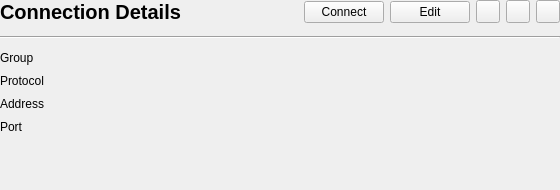
<?xml version="1.0" encoding="UTF-8"?>
<ui version="4.0">
 <class>ConnectionInfoWidget</class>
 <widget class="QWidget" name="ConnectionInfoWidget">
  <property name="geometry">
   <rect>
    <x>0</x>
    <y>0</y>
    <width>560</width>
    <height>190</height>
   </rect>
  </property>
  <property name="sizePolicy">
   <sizepolicy hsizetype="Expanding" vsizetype="MinimumExpanding">
    <horstretch>0</horstretch>
    <verstretch>0</verstretch>
   </sizepolicy>
  </property>
  <property name="windowTitle">
   <string>Form</string>
  </property>
  <layout class="QVBoxLayout" name="verticalLayout">
   <property name="spacing">
    <number>12</number>
   </property>
   <property name="leftMargin">
    <number>0</number>
   </property>
   <property name="topMargin">
    <number>0</number>
   </property>
   <property name="rightMargin">
    <number>0</number>
   </property>
   <property name="bottomMargin">
    <number>0</number>
   </property>
   <item>
    <layout class="QHBoxLayout" name="headerLayout">
     <property name="spacing">
      <number>6</number>
     </property>
     <item>
      <widget class="QLabel" name="connNameLabel">
       <property name="font">
        <font>
         <pointsize>15</pointsize>
         <weight>75</weight>
         <bold>true</bold>
        </font>
       </property>
       <property name="text">
        <string>Connection Details</string>
       </property>
      </widget>
     </item>
     <item>
      <spacer name="headerSpacer">
       <property name="orientation">
        <enum>Qt::Horizontal</enum>
       </property>
       <property name="sizeType">
        <enum>QSizePolicy::Expanding</enum>
       </property>
       <property name="sizeHint" stdset="0">
        <size>
         <width>40</width>
         <height>20</height>
        </size>
       </property>
      </spacer>
     </item>
     <item>
      <widget class="QPushButton" name="connectBtn">
       <property name="toolTip">
        <string>Connect/Disconnect</string>
       </property>
       <property name="text">
        <string>Connect</string>
       </property>
      </widget>
     </item>
     <item>
      <widget class="QPushButton" name="editBtn">
       <property name="toolTip">
        <string>Edit Connection</string>
       </property>
       <property name="text">
        <string>Edit</string>
       </property>
      </widget>
     </item>
     <item>
      <widget class="QToolButton" name="editJsonBtn">
       <property name="toolTip">
        <string>Edit Connection as JSON</string>
       </property>
       <property name="text">
        <string/>
       </property>
      </widget>
     </item>
     <item>
      <widget class="QToolButton" name="latencyBtn">
       <property name="toolTip">
        <string>Latency Test</string>
       </property>
       <property name="text">
        <string/>
       </property>
      </widget>
     </item>
     <item>
      <widget class="QToolButton" name="deleteBtn">
       <property name="toolTip">
        <string>Delete Connection</string>
       </property>
       <property name="text">
        <string/>
       </property>
      </widget>
     </item>
    </layout>
   </item>
   <item>
    <widget class="Line" name="headerDivider">
     <property name="orientation">
      <enum>Qt::Horizontal</enum>
     </property>
    </widget>
   </item>
   <item>
    <widget class="QStackedWidget" name="stackedWidget">
     <property name="currentIndex">
      <number>0</number>
     </property>
     <widget class="QWidget" name="connectionPage">
      <layout class="QFormLayout" name="formLayout">
       <property name="horizontalSpacing">
        <number>18</number>
       </property>
       <property name="verticalSpacing">
        <number>9</number>
       </property>
       <property name="leftMargin">
        <number>0</number>
       </property>
       <property name="topMargin">
        <number>0</number>
       </property>
       <property name="rightMargin">
        <number>0</number>
       </property>
       <property name="bottomMargin">
        <number>0</number>
       </property>
       <item row="0" column="0">
        <widget class="QLabel" name="groupCaptionLabel">
         <property name="text">
          <string>Group</string>
         </property>
        </widget>
       </item>
       <item row="0" column="1">
        <widget class="QLabel" name="groupLabel">
         <property name="cursor">
          <cursorShape>IBeamCursor</cursorShape>
         </property>
         <property name="text">
          <string notr="true"/>
         </property>
         <property name="wordWrap">
          <bool>true</bool>
         </property>
         <property name="textInteractionFlags">
          <set>Qt::LinksAccessibleByMouse|Qt::TextSelectableByMouse</set>
         </property>
        </widget>
       </item>
       <item row="1" column="0">
        <widget class="QLabel" name="protocolCaptionLabel">
         <property name="text">
          <string>Protocol</string>
         </property>
        </widget>
       </item>
       <item row="1" column="1">
        <widget class="QLabel" name="protocolLabel">
         <property name="sizePolicy">
          <sizepolicy hsizetype="Preferred" vsizetype="Preferred">
           <horstretch>0</horstretch>
           <verstretch>0</verstretch>
          </sizepolicy>
         </property>
         <property name="cursor">
          <cursorShape>IBeamCursor</cursorShape>
         </property>
         <property name="text">
          <string notr="true"/>
         </property>
         <property name="textInteractionFlags">
          <set>Qt::LinksAccessibleByMouse|Qt::TextSelectableByMouse</set>
         </property>
        </widget>
       </item>
       <item row="2" column="0">
        <widget class="QLabel" name="addressCaptionLabel">
         <property name="text">
          <string>Address</string>
         </property>
        </widget>
       </item>
       <item row="2" column="1">
        <widget class="QLabel" name="addressLabel">
         <property name="cursor">
          <cursorShape>IBeamCursor</cursorShape>
         </property>
         <property name="text">
          <string notr="true"/>
         </property>
         <property name="wordWrap">
          <bool>true</bool>
         </property>
         <property name="textInteractionFlags">
          <set>Qt::LinksAccessibleByMouse|Qt::TextSelectableByMouse</set>
         </property>
        </widget>
       </item>
       <item row="3" column="0">
        <widget class="QLabel" name="portCaptionLabel">
         <property name="text">
          <string>Port</string>
         </property>
        </widget>
       </item>
       <item row="3" column="1">
        <widget class="QLabel" name="portLabel">
         <property name="cursor">
          <cursorShape>IBeamCursor</cursorShape>
         </property>
         <property name="text">
          <string notr="true"/>
         </property>
         <property name="textInteractionFlags">
          <set>Qt::LinksAccessibleByMouse|Qt::TextSelectableByMouse</set>
         </property>
        </widget>
       </item>
      </layout>
     </widget>
     <widget class="QWidget" name="groupPage">
      <layout class="QFormLayout" name="formLayout_2">
       <property name="horizontalSpacing">
        <number>18</number>
       </property>
       <property name="verticalSpacing">
        <number>9</number>
       </property>
       <property name="leftMargin">
        <number>0</number>
       </property>
       <property name="topMargin">
        <number>0</number>
       </property>
       <property name="rightMargin">
        <number>0</number>
       </property>
       <property name="bottomMargin">
        <number>0</number>
       </property>
       <item row="0" column="0">
        <widget class="QLabel" name="groupNameCaptionLabel">
         <property name="text">
          <string>Group Name</string>
         </property>
        </widget>
       </item>
       <item row="0" column="1">
        <widget class="QLabel" name="groupNameLabel">
         <property name="cursor">
          <cursorShape>IBeamCursor</cursorShape>
         </property>
         <property name="text">
          <string/>
         </property>
         <property name="wordWrap">
          <bool>true</bool>
         </property>
         <property name="textInteractionFlags">
          <set>Qt::LinksAccessibleByMouse|Qt::TextSelectableByMouse</set>
         </property>
        </widget>
       </item>
       <item row="1" column="0">
        <widget class="QLabel" name="subscriptionCaptionLabel">
         <property name="text">
          <string>Subscription Link</string>
         </property>
        </widget>
       </item>
       <item row="1" column="1">
        <widget class="QLineEdit" name="groupSubsLinkTxt">
         <property name="readOnly">
          <bool>true</bool>
         </property>
        </widget>
       </item>
      </layout>
     </widget>
    </widget>
   </item>
  </layout>
 </widget>
 <resources>
  <include location="../../../../resources.new.qrc"/>
 </resources>
 <connections/>
</ui>
